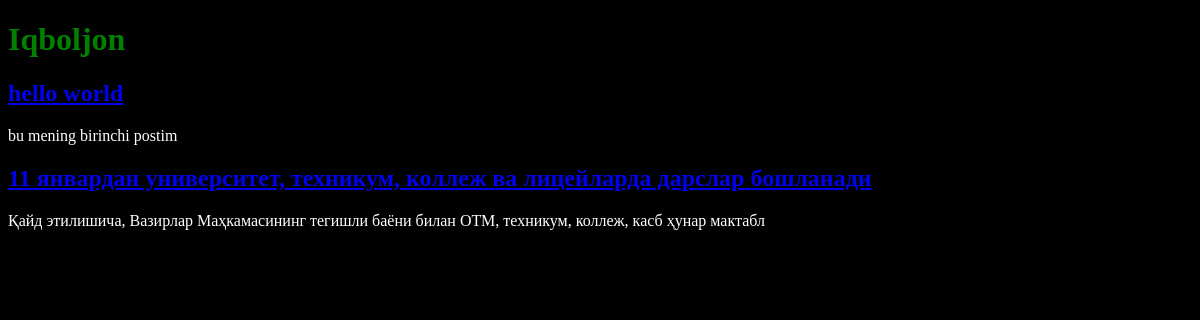
The page / on the database its author committed.
### blog/models.py (models this page shows, shortened)
class Post(models.Model):
    title = models.CharField(max_length=150)
    author = models.ForeignKey(
        'auth.User',
        on_delete=models.CASCADE
    )
    body = models.TextField()

### blog/views.py (the view)
# urls.py: path('',BlogListView.as_view(),name='home'),
class BlogListView(ListView):
    model = Post
    template_name = 'home.html'

### templates/home.html
{% extends 'base.html' %}
{% block content %}
    {% for post in object_list %}
        <h2><a href="{% url 'post_detail' post.pk%}">{{ post.title }}</a></h2>
        <p>{{ post.body | slice:":100"}}</p>
    {% endfor %}
{% endblock content %}

### static/css/base.css (style rules this page uses)
body { width: 100vw; height: 100vh; }
html { background-color: black; }
html { color: white; }

### rows shown on the page
Post: title "hello world", body "bu mening birinchi postim"
Post: title "11 январдан университет, техникум, коллеж ва лицейларда дарслар бошланади", body "Қайд этилишича, Вазирлар Маҳкамасининг тегишли баёни билан ОТМ, техникум, коллеж, касб ҳунар мактабл"
